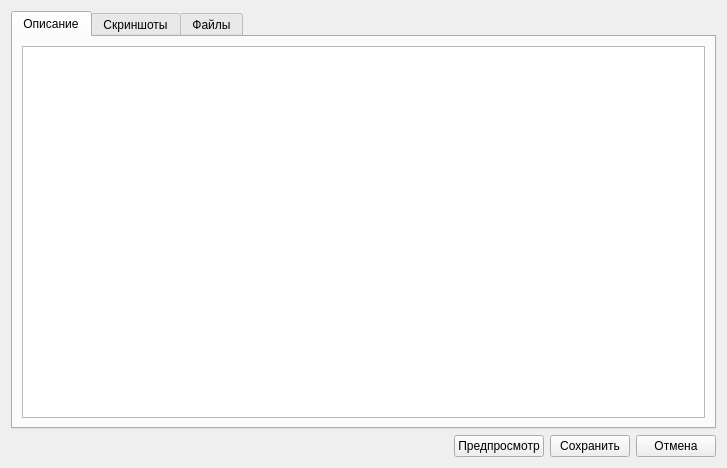
<?xml version="1.0" encoding="UTF-8"?>
<ui version="4.0">
 <class>CreateDMD</class>
 <widget class="QDialog" name="CreateDMD">
  <property name="geometry">
   <rect>
    <x>0</x>
    <y>0</y>
    <width>727</width>
    <height>468</height>
   </rect>
  </property>
  <property name="windowTitle">
   <string>Create upload</string>
  </property>
  <layout class="QVBoxLayout" name="verticalLayout">
   <item>
    <widget class="QTabWidget" name="tabWidget">
     <property name="currentIndex">
      <number>0</number>
     </property>
     <widget class="QWidget" name="tab">
      <attribute name="title">
       <string>Описание</string>
      </attribute>
      <layout class="QVBoxLayout" name="verticalLayout_5">
       <item>
        <widget class="QTextEdit" name="textEdit"/>
       </item>
      </layout>
     </widget>
     <widget class="QWidget" name="tab_2">
      <attribute name="title">
       <string>Скриншоты</string>
      </attribute>
      <layout class="QVBoxLayout" name="verticalLayout_6">
       <item>
        <widget class="QListWidget" name="listWidget">
         <property name="dragEnabled">
          <bool>true</bool>
         </property>
         <property name="dragDropOverwriteMode">
          <bool>true</bool>
         </property>
         <property name="dragDropMode">
          <enum>QAbstractItemView::DropOnly</enum>
         </property>
         <property name="defaultDropAction">
          <enum>Qt::TargetMoveAction</enum>
         </property>
         <property name="alternatingRowColors">
          <bool>true</bool>
         </property>
         <property name="iconSize">
          <size>
           <width>64</width>
           <height>64</height>
          </size>
         </property>
        </widget>
       </item>
       <item>
        <layout class="QHBoxLayout" name="horizontalLayout_4">
         <item>
          <widget class="QLabel" name="label">
           <property name="text">
            <string>Первый скриншот станет обложной</string>
           </property>
          </widget>
         </item>
         <item>
          <spacer name="horizontalSpacer_3">
           <property name="orientation">
            <enum>Qt::Horizontal</enum>
           </property>
           <property name="sizeHint" stdset="0">
            <size>
             <width>40</width>
             <height>20</height>
            </size>
           </property>
          </spacer>
         </item>
         <item>
          <widget class="QPushButton" name="pushButton_10">
           <property name="toolTip">
            <string>Добавить скриншот</string>
           </property>
           <property name="text">
            <string/>
           </property>
          </widget>
         </item>
         <item>
          <widget class="QPushButton" name="pushButton_11">
           <property name="toolTip">
            <string>Удалить скриншот</string>
           </property>
           <property name="text">
            <string/>
           </property>
          </widget>
         </item>
         <item>
          <widget class="Line" name="line">
           <property name="orientation">
            <enum>Qt::Vertical</enum>
           </property>
          </widget>
         </item>
         <item>
          <widget class="QPushButton" name="pushButton_2">
           <property name="toolTip">
            <string>Поднять</string>
           </property>
           <property name="text">
            <string/>
           </property>
          </widget>
         </item>
         <item>
          <widget class="QPushButton" name="pushButton">
           <property name="toolTip">
            <string>Опустить</string>
           </property>
           <property name="text">
            <string/>
           </property>
          </widget>
         </item>
        </layout>
       </item>
      </layout>
     </widget>
     <widget class="QWidget" name="tab_3">
      <attribute name="title">
       <string>Файлы</string>
      </attribute>
      <layout class="QVBoxLayout" name="verticalLayout_4">
       <item>
        <widget class="QTreeView" name="treeView">
         <property name="tabKeyNavigation">
          <bool>true</bool>
         </property>
         <property name="selectionMode">
          <enum>QAbstractItemView::ContiguousSelection</enum>
         </property>
         <property name="selectionBehavior">
          <enum>QAbstractItemView::SelectRows</enum>
         </property>
         <property name="animated">
          <bool>true</bool>
         </property>
         <attribute name="headerDefaultSectionSize">
          <number>200</number>
         </attribute>
         <attribute name="headerDefaultSectionSize">
          <number>200</number>
         </attribute>
        </widget>
       </item>
       <item>
        <layout class="QHBoxLayout" name="horizontalLayout_5">
         <item>
          <widget class="QLabel" name="label_2">
           <property name="text">
            <string>Добавляемые файлы должны быть на раздаче</string>
           </property>
          </widget>
         </item>
         <item>
          <spacer name="horizontalSpacer">
           <property name="orientation">
            <enum>Qt::Horizontal</enum>
           </property>
           <property name="sizeHint" stdset="0">
            <size>
             <width>40</width>
             <height>20</height>
            </size>
           </property>
          </spacer>
         </item>
         <item>
          <widget class="QPushButton" name="pushButton_4">
           <property name="text">
            <string>Добавить файл</string>
           </property>
          </widget>
         </item>
         <item>
          <widget class="QPushButton" name="pushButton_9">
           <property name="text">
            <string>Добавить папку</string>
           </property>
          </widget>
         </item>
         <item>
          <widget class="QPushButton" name="pushButton_5">
           <property name="text">
            <string>Удалить</string>
           </property>
          </widget>
         </item>
        </layout>
       </item>
      </layout>
     </widget>
    </widget>
   </item>
   <item>
    <layout class="QHBoxLayout" name="horizontalLayout_6">
     <item>
      <spacer name="horizontalSpacer_2">
       <property name="orientation">
        <enum>Qt::Horizontal</enum>
       </property>
       <property name="sizeHint" stdset="0">
        <size>
         <width>40</width>
         <height>20</height>
        </size>
       </property>
      </spacer>
     </item>
     <item>
      <widget class="QPushButton" name="pushButton_8">
       <property name="text">
        <string>Предпросмотр</string>
       </property>
      </widget>
     </item>
     <item>
      <widget class="QPushButton" name="pushButton_6">
       <property name="text">
        <string>Сохранить</string>
       </property>
      </widget>
     </item>
     <item>
      <widget class="QPushButton" name="pushButton_7">
       <property name="text">
        <string>Отмена</string>
       </property>
      </widget>
     </item>
    </layout>
   </item>
  </layout>
 </widget>
 <resources/>
 <connections>
  <connection>
   <sender>pushButton_7</sender>
   <signal>clicked()</signal>
   <receiver>CreateDMD</receiver>
   <slot>close()</slot>
   <hints>
    <hint type="sourcelabel">
     <x>896</x>
     <y>494</y>
    </hint>
    <hint type="destinationlabel">
     <x>941</x>
     <y>409</y>
    </hint>
   </hints>
  </connection>
 </connections>
</ui>
